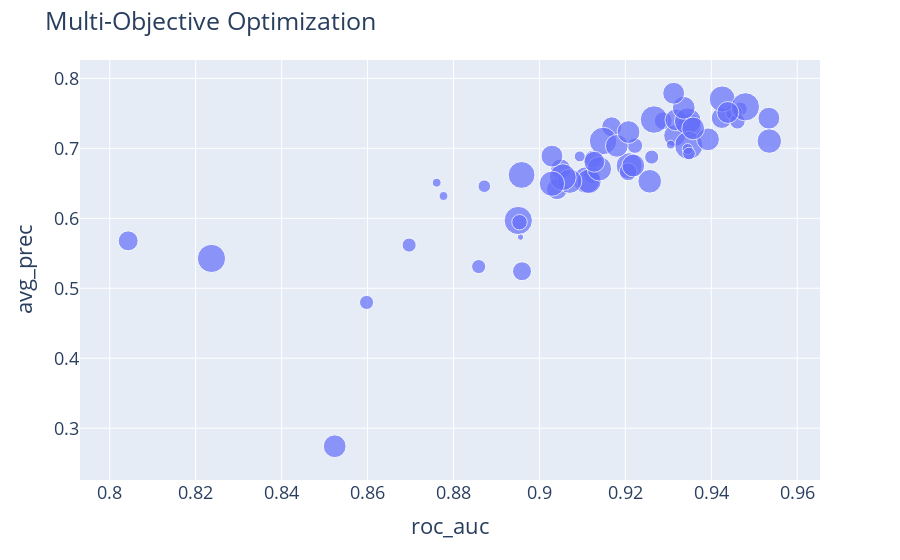

The cell this chart's notebook holds for it:
### Code cell
fig = px.scatter(df_study,
                 x='values_0',y='values_1',
#                  error_x='values_1',
#                  color='params_classifier_method',
                 size='params_max_depth',
#                  symbol="sampler",
                 
                 labels={'params_n_estimators':'n_estimators',
                         'params_max_depth':'max_depth',
                         'params_classifier_method':'classifier',
                         'params_imputer_method':'imputer',
                          'values_0':'roc_auc',
                          'values_1':'avg_prec'},
                 hover_name='number',
                 color_continuous_scale='bluered')

# fig.add_vline(x=basemodel_logloss,
#              annotation_text="model baseline", 
#              annotation_position="top right")

fig.update_layout(
    title="Multi-Objective Optimization",
#     xaxis_title="FPR",
#     yaxis_title="TPR",
    font_size=18)
    
fig.show()

### Figure 1 — Plotly figure (JSON) as saved in the notebook; plotly's stock layout.template omitted (floating-point values rounded to 4 significant figures)
{"data": [{"hovertemplate": "<b>%{hovertext}</b><br><br>roc_auc=%{x}<br>avg_prec=%{y}<br>max_depth=%{marker.size}<extra></extra>", "hovertext": [0, 1, 2, 3, 4, 5, 6, 7, 8, 9, 10, 11, 12, 13, 14, 15, 16, 17, 18, 19, 20, 21, 22, 23, 24, 25, 26, 27, 28, 29, 30, 31, 32, 33, 34, 35, 36, 37, 38, 39, 40, 41, 42, 43, 44, 45, 46, 47, 48, 49, 50, 51, 52, 53, 54, 55, 56, 57, 58, 59], "legendgroup": "", "marker": {"color": "#636efa", "size": [17, 5, 12, 2, 13, 10, 11, 7, 8, 15, 4, 6, 7, 8, 10, 18, 5, 20, 12, 17, 15, 6, 14, 5, 8, 19, 19, 9, 12, 20, 18, 11, 10, 13, 20, 13, 15, 13, 18, 1, 15, 11, 3, 13, 12, 6, 2, 2, 5, 20, 15, 18, 16, 3, 5, 12, 13, 13, 12, 4], "sizemode": "area", "sizeref": 0.05, "symbol": "circle"}, "mode": "markers", "name": "", "orientation": "v", "showlegend": false, "type": "scatter", "x": [0.9209, 0.9467, 0.9534, 0.8761, 0.8524, 0.8043, 0.9424, 0.9453, 0.9207, 0.9349, 0.8872, 0.9222, 0.9122, 0.9288, 0.9168, 0.911, 0.9261, 0.8951, 0.9315, 0.9425, 0.9115, 0.9461, 0.9257, 0.8598, 0.9125, 0.9267, 0.9148, 0.8959, 0.9318, 0.9479, 0.9345, 0.9041, 0.905, 0.918, 0.9347, 0.9336, 0.907, 0.9218, 0.9054, 0.8956, 0.914, 0.9128, 0.9094, 0.9392, 0.9312, 0.8954, 0.9306, 0.8777, 0.8697, 0.8237, 0.9535, 0.8958, 0.9029, 0.9345, 0.8859, 0.9029, 0.9207, 0.9358, 0.9439, 0.9348], "xaxis": "x", "y": [0.6751, 0.7562, 0.7431, 0.6509, 0.2742, 0.5677, 0.7434, 0.751, 0.6665, 0.7323, 0.6459, 0.7038, 0.6619, 0.7394, 0.7308, 0.6546, 0.6875, 0.5969, 0.7181, 0.7706, 0.653, 0.7386, 0.6529, 0.4797, 0.6847, 0.7412, 0.7106, 0.5243, 0.7407, 0.7594, 0.7387, 0.6416, 0.6705, 0.7036, 0.7042, 0.758, 0.6531, 0.6754, 0.6587, 0.5731, 0.6708, 0.6808, 0.6885, 0.7129, 0.7787, 0.5944, 0.7053, 0.6319, 0.5617, 0.5426, 0.7104, 0.662, 0.6495, 0.6991, 0.531, 0.6889, 0.7233, 0.7285, 0.7513, 0.6925], "yaxis": "y"}], "layout": {"font": {"size": 18}, "legend": {"itemsizing": "constant", "tracegroupgap": 0}, "margin": {"t": 60}, "title": {"text": "Multi-Objective Optimization"}, "xaxis": {"anchor": "y", "domain": [0, 1], "title": {"text": "roc_auc"}}, "yaxis": {"anchor": "x", "domain": [0, 1], "title": {"text": "avg_prec"}}}}
